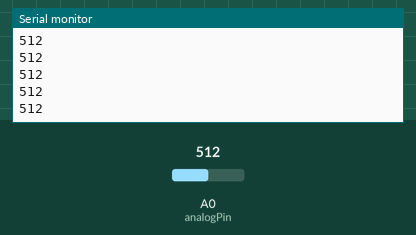
This sketch was run on a simulated Arduino Uno, built with avr-gcc and run on an emulated ATmega328P. On the bench: the last lines printed to the serial monitor. The test bench sets the inputs (shaded band); at power-on: A0 (analogPin) = 512.

Above: at 1.2 s.
1.3 s: A0 (analogPin) set to 716
At 1.4 s:
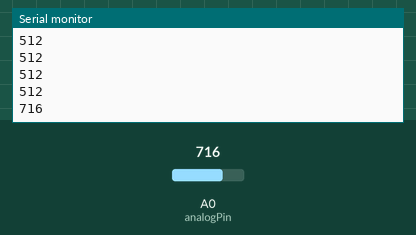
2.8 s: A0 (analogPin) set to 900
At 2.88 s:
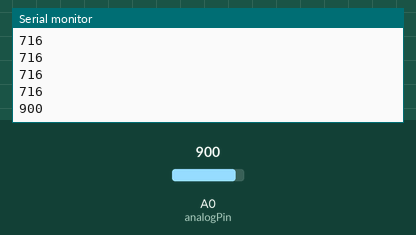
Timing chart, 0 to 5.8 s (numbered marks = the images above; inputs shaded):
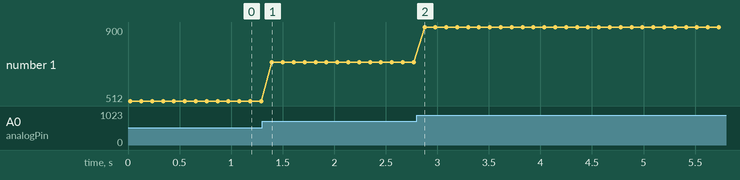

The sketch:

classic_bluetooth_test.ino
```cpp
// classic bluetooth test arduino code
#include <SoftwareSerial.h>

SoftwareSerial mySerial(3, 2); // RX, TX
const int analogPin = A0;      // Pin connected to the output of AD620

void setup()
{
    Serial.begin(9600);
    mySerial.begin(9600);
    mySerial.println("Transmit Started...");
}

void loop()
{
    int sensorValue = analogRead(analogPin); // Read the analog input
    Serial.println(sensorValue);             // Print the voltage value to the Serial Plotter
    mySerial.println(sensorValue);
    delay(100);
}
```

Measured:
- after the input at 1.3 s, the serial monitor: prints a new line after 0.10 s (image 1)
- after the input at 2.8 s, the serial monitor: prints a new line after 0.08 s (image 2)
- plotted number 1: 512 → 716 after the input at 1.3 s, 716 → 900 after the input at 2.8 s
